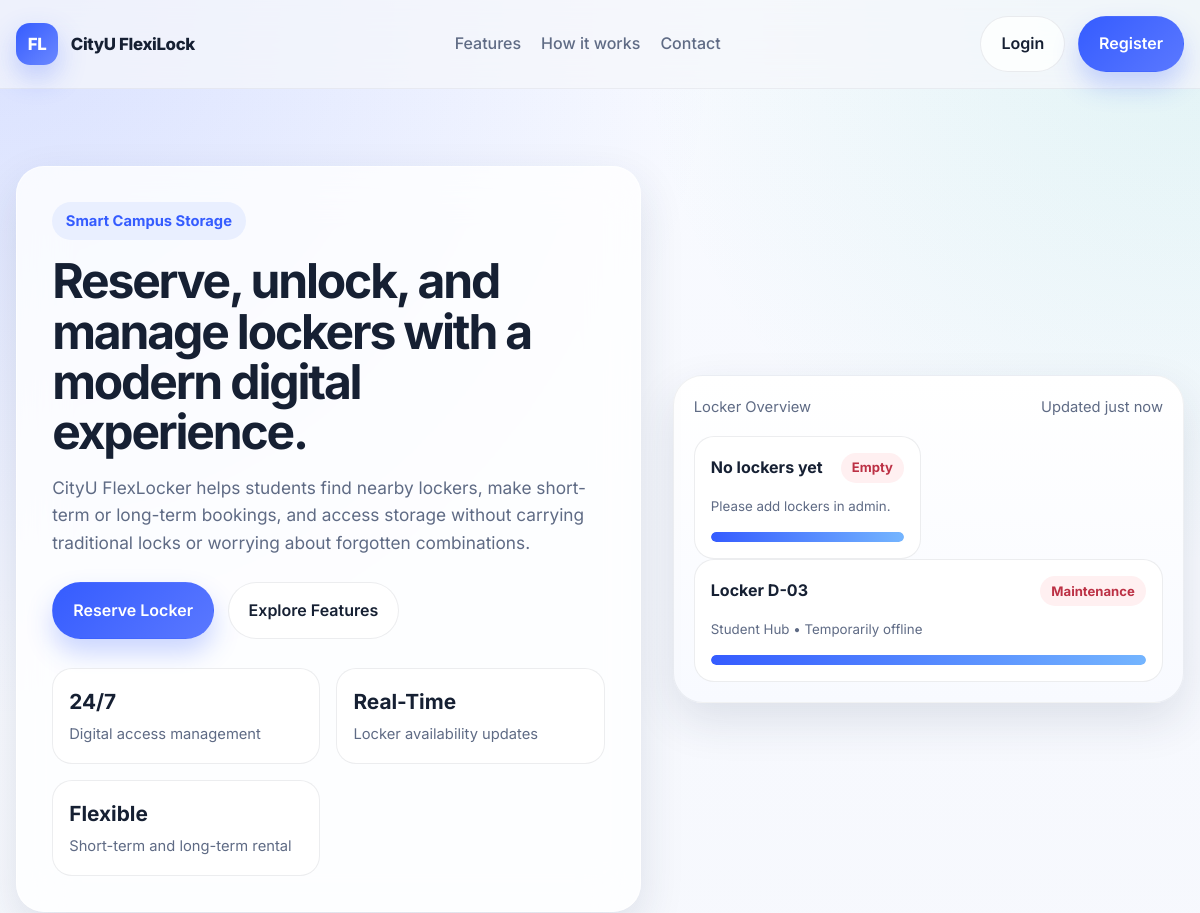
Before: / (upper part) with the older database file.
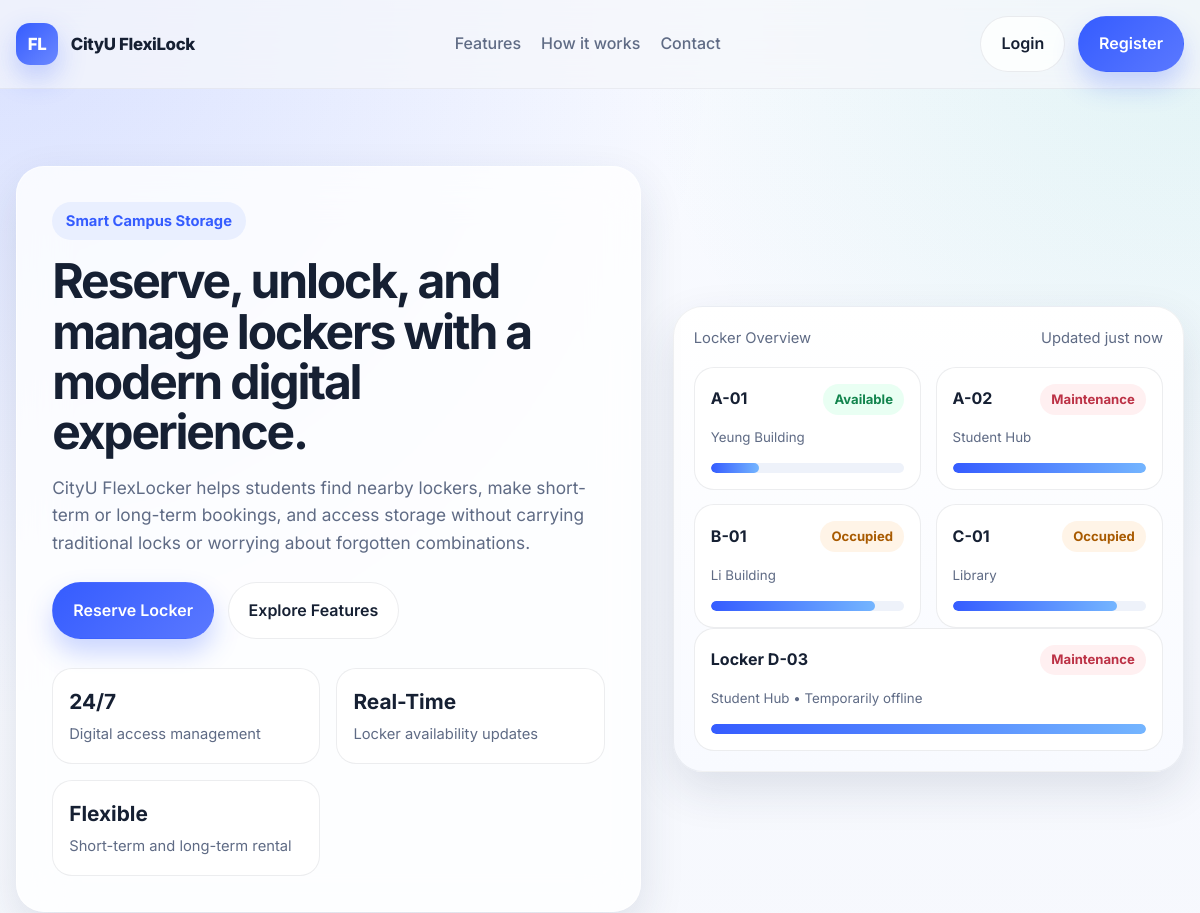
After: the same page with the newer database file.
### locker/models.py (models this page shows, shortened)
class Locker(models.Model):
    STATUS_CHOICES = [
        ('available', 'Available'),
        ('occupied', 'Occupied'),
        ('maintenance', 'Maintenance'),
    ]
    locker_number = models.CharField(max_length=20, unique=True)
    location = models.CharField(max_length=100)
    status = models.CharField(max_length=20, choices=STATUS_CHOICES, default='available')

### locker/views.py (the view)
# urls.py: path('', views.index, name='index'),
def index(request):
    lockers = Locker.objects.all().order_by('locker_number')[:4]
    return render(request, 'locker/index.html', {'lockers': lockers})

### locker/TEMPLATES/locker/index.html (shortened to what the changed rows need)
{% load static %}
<!DOCTYPE html>
<html lang="en">
<head>
</head>
<body>
  <main>
    <section class="hero">
      <div class="container hero-grid">
        <div class="hero-card">
          <h1>Reserve, unlock, and manage lockers with a modern digital experience.</h1>
        </div>
        <div class="dashboard">
          <div class="locker-grid">
            {% for locker in lockers %}
            <div class="locker">
              <div class="locker-head">
                <strong>{{ locker.locker_number }}</strong>
                <span class="status {{ locker.status }}">
                  {{ locker.status|title }}
                </span>
              </div>
              <small>{{ locker.location }}</small>
              {% if locker.status == 'available' %}
              <div class="locker-progress"><span style="width: 25%;"></span></div>
              {% elif locker.status == 'occupied' %}
              <div class="locker-progress"><span style="width: 85%;"></span></div>
              {% elif locker.status == 'maintenance' %}
              <div class="locker-progress"><span style="width: 100%;"></span></div>
              {% else %}
              <div class="locker-progress"><span style="width: 60%;"></span></div>
              {% endif %}
            </div>
            {% empty %}
            <div class="locker">
              <div class="locker-head">
                <strong>No lockers yet</strong>
                <span class="status maintenance">Empty</span>
              </div>
              <small>Please add lockers in admin.</small>
              <div class="locker-progress"><span style="width: 100%;"></span></div>
            </div>
            {% endfor %}
          </div>
        </div>
      </div>
    </section>
  </main>
</body>
</html>

Changed rows visible on the page:
added Locker: locker_number "A-01", status "Available", location "Yeung Building"
added Locker: locker_number "A-02", status "Maintenance", location "Student Hub"
added Locker: locker_number "B-01", status "Occupied", location "Li Building"
added Locker: locker_number "C-01", status "Occupied", location "Library"
Other visible differences:
text no longer shown: "No lockers yet Empty Please add lockers in admin."
